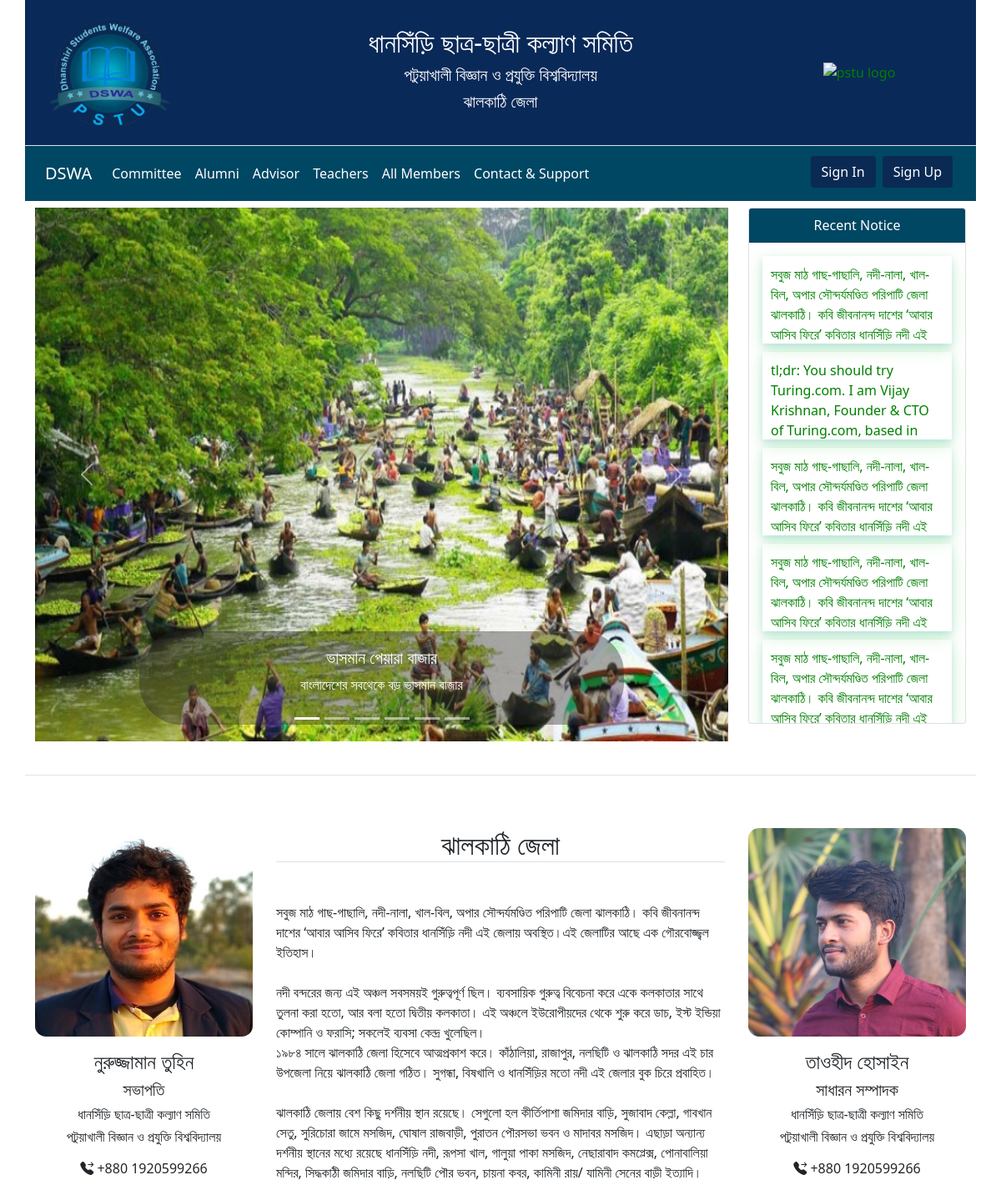
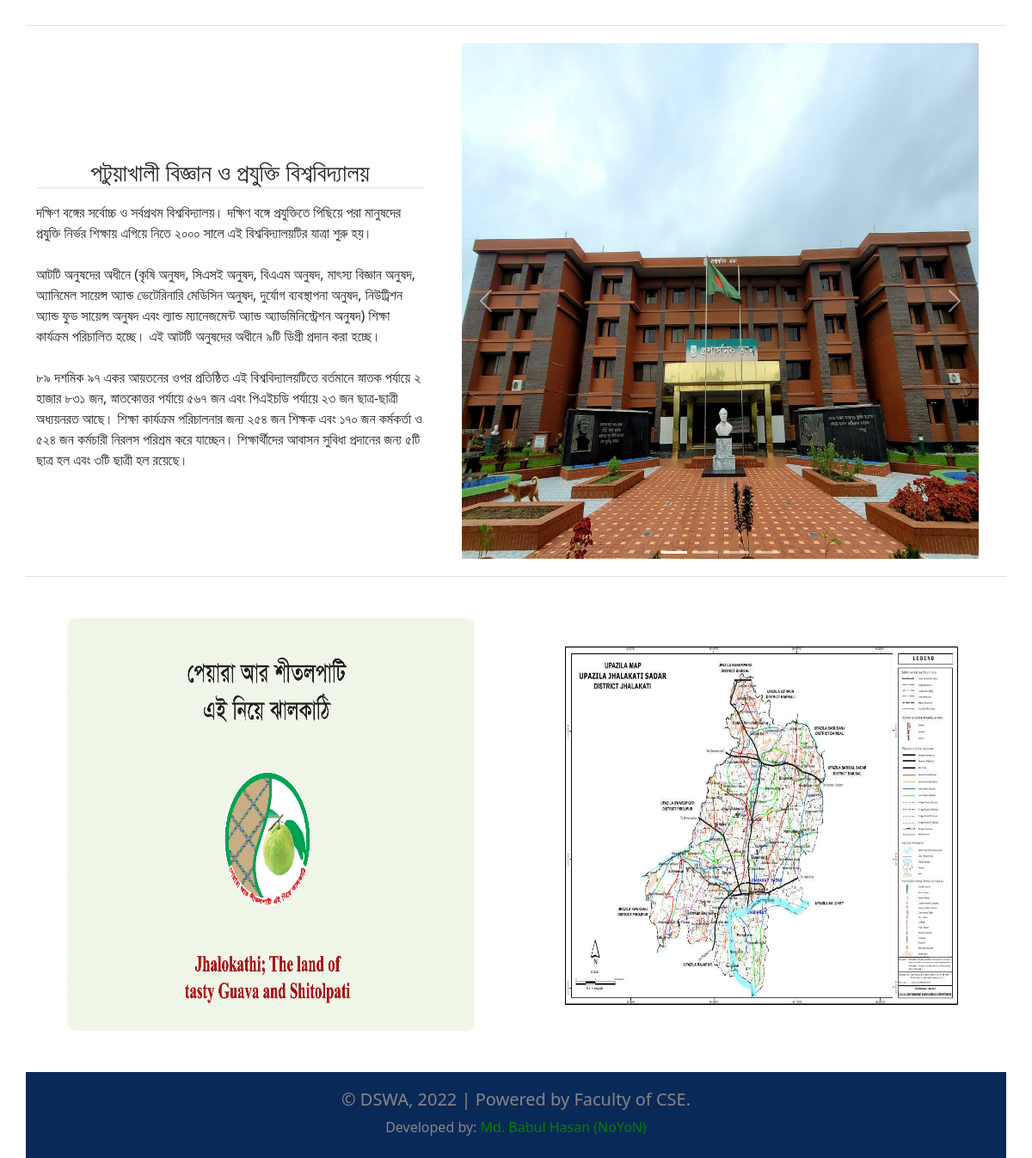
The page / on the database its author committed (2 pictures, top to bottom).
### APP_Member/models.py (models this page shows)
class Notice(models.Model):
    user = models.ForeignKey(User, on_delete=models.CASCADE)
    time = models.DateTimeField(auto_now=True, blank=True, null=True)
    tittle = models.CharField(max_length=1000)
    body = models.CharField(max_length=10000)

### APP_Member/views.py (the view)
# urls.py: path('', views.index, name="index"),
def index(request):
    notices = Notice.objects.all()
    return render(request, 'main.html',{'notices':notices})

### template/main.html (shortened to what this page needs)
{% load static %}
<!DOCTYPE html>
<html lang="en">
<head>
    <link href="https://cdn.jsdelivr.net/npm/bootstrap@5.0.2/dist/css/bootstrap.min.css" rel="stylesheet"
>
    <link rel="stylesheet" href="https://cdn.jsdelivr.net/npm/bootstrap-icons@1.7.2/font/bootstrap-icons.css">
    <link rel="stylesheet" href="{% static '/css/style.css' %}">
</head>
<body>
<div class="container top border-bottom ">
    <div class="row align-items-center p-2">
        <div class="col-sm-2">
            <a href="/"><img class="toplogo img-fluid p-2" src="{% static 'image/logo.png' %}" alt="pstu logo"></a>
        </div>
        <div class="top-text col-sm-8 py-4">
            <div class="row">
                <div class="col-sm-12 text-center">
                    <h2 class="lekha">ধানসিঁড়ি ছাত্র-ছাত্রী কল্যাণ সমিতি</h2>
                    <h5 class="text-white">পটুয়াখালী বিজ্ঞান ও প্রযুক্তি বিশ্ববিদ্যালয়</h5>
                    <h5 class="text-white">ঝালকাঠি জেলা</h5>
                </div>
            </div>
        </div>
        <div class=" col-sm-2">
            <a href="/"><img class="toplogo img-fluid" src="{% static '/image/pstulogo.png' %}" alt="pstu logo"></a>
        </div>
    </div>
</div>
<div class="menu container">
    <nav class="navbar navbar-expand-lg navbar-light box-shadow mb-1">
        <div class="container">
            <a class="navbar-brand" href="/">DSWA</a>
            <div class="collapse navbar-collapse" id="navbarNav">
                <ul class="navbar-nav">
                    <li class="nav-item">
                        <a class="nav-link" href="{% url 'committee' %}">Committee</a>
                    </li>
                    <li class="nav-item">
                        <a class="nav-link" href="{% url 'alumni' %}">Alumni</a>
                    </li>
                    <li class="nav-item">
                        <a class="nav-link" href="#">Advisor</a>
                    </li>
                    <li class="nav-item">
                        <a class="nav-link" href="{% url 'teacher' %}">Teachers</a>
                    </li>
                    <li class="nav-item">
                        <a class="nav-link" href="{% url 'members' %}">All Members</a>
                    </li>
                    <li class="nav-item">
                        <a class="nav-link" href="{% url 'contact' %}">Contact & Support</a>
                    </li>
                </ul>
                <ul class="navbar-nav ms-auto">
                    {% if user.is_authenticated %}
                        <li class="nav-item">
                            <a class="btn m-1 menubutton" href="{% url 'profile' %}">{{ user.username }}</a>
                        </li>
                        <li class="nav-item mb-1">
                            <a class="btn  m-1  menubutton" aria-current="page" href="{% url 'logout' %}">Logout</a>
                        </li>
                    {% else %}
                        <li class="nav-item">
                            <a class="btn m-1 menubutton" href="{% url 'login' %}">Sign In</a>
                        </li>
                        <li class="nav-item mb-1">
                            <a class="btn  m-1  menubutton" aria-current="page" href="{% url 'user_signup' %}">Sign Up</a>
                        </li>
                    {% endif %}
                </ul>
            </div>
        </div>
    </nav>
</div>
{% block content %}
    <div class="container mt-2 mb-4">
        <div class="row">
            <div class="col-md-9 mb-3">
                <div id="carouselExampleCaptions" class="carousel slide" data-bs-ride="carousel">
                    <div class="carousel-indicators">
                        <button type="button" data-bs-target="#carouselExampleCaptions" data-bs-slide-to="0"
                                class="active"
                                aria-current="true" aria-label="Slide 1"></button>
                        <button type="button" data-bs-target="#carouselExampleCaptions" data-bs-slide-to="1"
                                aria-label="Slide 2"></button>
                        <button type="button" data-bs-target="#carouselExampleCaptions" data-bs-slide-to="2"
                                aria-label="Slide 3"></button>
                        <button type="button" data-bs-target="#carouselExampleCaptions" data-bs-slide-to="3"
                                aria-label="Slide 4"></button>
                        <button type="button" data-bs-target="#carouselExampleCaptions" data-bs-slide-to="4"
                                aria-label="Slide 5"></button>
                        <button type="button" data-bs-target="#carouselExampleCaptions" data-bs-slide-to="5"
                                aria-label="Slide 6"></button>
                    </div>
                    <div class="carousel-inner">
                        <div class="carousel-item active">
                            <img src="{% static 'image/peyara2.jpg' %}" class="d-block w-100 img-fluid slide" alt="...">
                            <div class="carousel-caption d-none d-md-block">
                                <h5>ভাসমান পেয়ারা বাজার</h5>
                                <p>বাংলাদেশের সবথেকে বড় ভাসমান বাজার</p>
                            </div>
                        </div>
                    </div>
                    <button class="carousel-control-prev" type="button" data-bs-target="#carouselExampleCaptions"
                            data-bs-slide="prev">
                        <span class="carousel-control-prev-icon" aria-hidden="true"></span>
                    </button>
                    <button class="carousel-control-next" type="button" data-bs-target="#carouselExampleCaptions"
                            data-bs-slide="next">
                        <span class="carousel-control-next-icon" aria-hidden="true"></span>
                    </button>
                </div>
            </div>
            <div class="col-md-3">
                <div class=" card">
                    <div style="background-color: #004763;color: white" class="card-header text-center">
                        Recent Notice
                    </div>
                    <div class="card-body" style="height:72vh; overflow-y: scroll;">
                        {% for notice in notices %}
                            <div class="notice div ">
                                <a style="" href="#">{{ notice.tittle }}</a>
                            </div>
                        {% endfor %}
                    </div>
                </div>
            </div>
        </div>
    </div>
    <div class="container border-top border-bottom">
        <div class="row align-items-center">
            <div class="col-sm-3 mt-5 ">
                <div class=" text-center">
                    <img src="{% static 'image/sovapoti.jpg' %}" class="posted card-img-top" alt="...">
                    <div class="card-body">
                        <h4 class="card-title">নুরুজ্জামান তুহিন</h4>
                        <h5 class="card-text"> সভাপতি</h5>
                        <h6 class="card-text"> ধানসিঁড়ি ছাত্র-ছাত্রী কল্যাণ সমিতি</h6>
                        <h6 class="card-text"> পটুয়াখালী বিজ্ঞান ও প্রযুক্তি বিশ্ববিদ্যালয়</h6>
                        <a href="#" class="btn"><i class="bi bi-telephone-forward-fill"></i> +880 1920599266</a>
                    </div>
                </div>
            </div>
            <div class="col-sm-6 mt-5 p-3">
                <h2 class="mb-5 border-bottom text-center ">ঝালকাঠি জেলা</h2>
                <p>সবুজ মাঠ গাছ-গাছালি, নদী-নালা, খাল-বিল, অপার সৌন্দর্যমণ্ডিত পরিপাটি জেলা ঝালকাঠি। কবি জীবনানন্দ দাশের
                    ‘আবার আসিব ফিরে’ কবিতার ধানসিঁড়ি নদী এই জেলায় অবস্থিত।এই জেলাটির আছে এক গৌরবোজ্জ্বল ইতিহাস।<br><br>
                    নদী
                    বন্দরের
                    জন্য এই অঞ্চল সবসময়ই গুরুত্বপূর্ণ ছিল। ব্যবসায়িক গুরুত্ব বিবেচনা করে একে কলকাতার সাথে তুলনা করা
                    হতো, আর
                    বলা হতো দ্বিতীয় কলকাতা। এই অঞ্চলে ইউরোপীয়দের থেকে শুরু করে ডাচ, ইস্ট ইন্ডিয়া কোম্পানি ও ফরাসি;
                    সকলেই
                    ব্যবসা কেন্দ্র খুলেছিল।<br> ১৯৮৪ সালে ঝালকাঠি জেলা হিসেবে আত্মপ্রকাশ করে। কাঁঠালিয়া, রাজাপুর, নলছিটি
                    ও
                    ঝালকাঠি সদর এই চার উপজেলা নিয়ে ঝালকাঠি জেলা গঠিত। সুগন্ধা, বিষখালি ও ধানসিঁড়ির মতো নদী এই জেলার বুক
                    চিরে প্রবাহিত।
                    <br><br>
                    ঝালকাঠি জেলায় বেশ কিছু দর্শনীয় স্থান রয়েছে। সেগুলো হল কীর্তিপাশা জমিদার বাড়ি, সুজাবাদ কেল্লা,
                    গাবখান
                    সেতু, সুরিচোরা জামে মসজিদ, ঘোষাল রাজবাড়ী, পুরাতন পৌরসভা ভবন ও মাদাবর মসজিদ।
                    এছাড়া অন্যান্য দর্শনীয় স্থানের মধ্যে রয়েছে ধানসিঁড়ি নদী, রূপসা খাল, গালুয়া পাকা মসজিদ, নেছারাবাদ
                    কমপ্লেক্স, পোনাবালিয়া মন্দির, সিদ্ধকাঠী জমিদার বাড়ি, নলছিটি পৌর ভবন, চায়না কবর, কামিনী রায়/ যামিনী
                    সেনের
                    বাড়ী ইত্যাদি।
                </p>
            </div>
            <div class="col-sm-3 mt-5">
                <div class=" text-center">
                    <img src="{% static 'image/sadha.jpg' %}" class="posted card-img-top" alt="...">
                    <div class="card-body">
                        <h4 class="card-title">তাওহীদ হোসাইন</h4>
                        <h5 class="card-text"> সাধারন সম্পাদক</h5>
                        <h6 class="card-text"> ধানসিঁড়ি ছাত্র-ছাত্রী কল্যাণ সমিতি</h6>
                        <h6 class="card-text"> পটুয়াখালী বিজ্ঞান ও প্রযুক্তি বিশ্ববিদ্যালয়</h6>
                        <a href="#" class="btn "><i class="bi bi-telephone-forward-fill"></i> +880 1920599266</a>
                    </div>
                </div>
            </div>
        </div>
    </div>
    <div class="container border-bottom">
        <div class="row align-items-center">
            <div class="col-md-5">
                <div class="">
                    <h3 class="border-bottom mb-3 mt-5 text-center">পটুয়াখালী বিজ্ঞান ও প্রযুক্তি বিশ্ববিদ্যালয়</h3>
                    <p> দক্ষিণ বঙ্গের সর্বোচ্চ ও সর্বপ্রথম বিশ্ববিদ্যালয়। দক্ষিণ বঙ্গে প্রযুক্তিতে পিছিয়ে পরা মানুষদের
                        প্রযুক্তি নির্ভর শিক্ষায় এগিয়ে নিতে ২০০০ সালে এই বিশ্ববিদ্যালয়টির যাত্রা শুরু হয়। <br><br>
                        আটটি অনুষদের অধীনে (কৃষি অনুষদ, সিএসই অনুষদ, বিএএম অনুষদ, মাৎস্য বিজ্ঞান অনুষদ, অ্যানিমেল
                        সায়েন্স
                        অ্যান্ড ভেটেরিনারি মেডিসিন অনুষদ, দুর্যোগ ব্যবস্থাপনা অনুষদ, নিউট্রিশন অ্যান্ড ফুড সায়েন্স অনুষদ
                        এবং
                        ল্যান্ড ম্যানেজমেন্ট অ্যান্ড অ্যাডমিনিস্ট্রেশন অনুষদ) শিক্ষা কার্যক্রম পরিচালিত হচ্ছে। এই আটটি
                        অনুষদের অধীনে ৯টি ডিগ্রী প্রদান করা হচ্ছে।<br><br>
                        ৮৯ দশমিক ৯৭ একর আয়তনের ওপর প্রতিষ্ঠিত এই
                        বিশ্ববিদ্যালয়টিতে বর্তমানে স্নাতক পর্যায়ে ২ হাজার ৮৩১ জন, স্নাতকোত্তর পর্যায়ে ৫৬৭ জন এবং পিএইচডি
                        পর্যায়ে ২৩ জন ছাত্র-ছাত্রী অধ্যয়নরত আছে। শিক্ষা কার্যক্রম পরিচালনার জন্য ২৫৪ জন শিক্ষক এবং ১৭০
                        জন
                        কর্মকর্তা ও ৫২৪ জন কর্মচারী নিরলস পরিশ্রম করে যাচ্ছেন। শিক্ষার্থীদের আবাসন সুবিধা প্রদানের জন্য
                        ৫টি
                        ছাত্র হল এবং ৩টি ছাত্রী হল রয়েছে।
                    </p>
                </div>
            </div>
            <div class="col-md-7">
                <div id="carouselExampleIndicators" class="carousel slide" data-bs-ride="carousel">
                    <div class="carousel-indicators">
                        <button type="button" data-bs-target="#carouselExampleIndicators" data-bs-slide-to="0"
                                class="active" aria-current="true" aria-label="Slide 1"></button>
                        <button type="button" data-bs-target="#carouselExampleIndicators" data-bs-slide-to="1"
                                aria-label="Slide 2"></button>
                        <button type="button" data-bs-target="#carouselExampleIndicators" data-bs-slide-to="2"
                                aria-label="Slide 3"></button>
                        <button type="button" data-bs-target="#carouselExampleIndicators" data-bs-slide-to="3"
                                aria-label="Slide 4"></button>
                    </div>
                    <div class="carousel-inner">
                        <div class="carousel-item active">
                            <img src="{% static 'image/admin.jpg' %}" class="d-block w-100 slide2 img-fluid" alt="...">
                        </div>
                    </div>
                    <button class="carousel-control-prev" type="button" data-bs-target="#carouselExampleIndicators"
                            data-bs-slide="prev">
                        <span class="carousel-control-prev-icon" aria-hidden="true"></span>
                    </button>
                    <button class="carousel-control-next" type="button" data-bs-target="#carouselExampleIndicators"
                            data-bs-slide="next">
                        <span class="carousel-control-next-icon" aria-hidden="true"></span>
                    </button>
                </div>
            </div>
        </div>
    </div>
    <div class="container">
        <div class="row">
            <div class="col-md-6 text-center p-5">
                <img class="img-fluid" style="height: 60vh;border-radius: 10px" src="{% static 'image/jktlogo.jpg' %}">
            </div>
            <div class="col-md-6 text-center p-5">
                <img class="img-fluid" style="height: 60vh"
                     src="{% static 'image/jhalokathi-sadar-upazila-map-jhalokathi-district-bangladesh.jpg' %}">
            </div>
        </div>
    </div>
{% endblock %}
<footer class="w-100 container">
    <div class="container">
        <div class="row text-center">
            <div class="col-md-3 mb-1">
            </div>
            <div class="col-md-6 mb-1">
                <h5>© DSWA, 2022 | Powered by Faculty of CSE.</h5>
                <span>Developed by:</span>
                <a href="{% url 'contact' %}">Md. Babul Hasan (NoYoN)</a>
            </div>
            <div class="col-md-3">
            </div>
        </div>
    </div>
</footer>
</body>
</html>

### static/css/style.css (style rules this page uses)
.top { background-color: #092958; }
.toplogo { display: flex; }
.lekha { color: white; text-shadow: #092958; }
.menu { background-color: #004763; }
.navbar-light .navbar-brand { color: white; }
.navbar-light .navbar-nav .nav-link { color: white; }
a { color: green; text-decoration: none; }
.carousel-caption { border-radius: 50px; background-color: rgba(43, 40, 40, 0.4) }
footer { background-color: #092958; padding-top: 20px; padding-bottom: 20px; color: rgb(138, 133, 133); }
.menubutton { background-color: #0a2a53; color: white; }
.slide { height: 80vh; }
.slide2 { height: 80vh; padding: 20px; }
.posted { border-radius: 5%; height: 250px; }
.notice { max-height: 105px; display: block; overflow: hidden; text-overflow: ellipsis; box-shadow: 0 4px 8px 0 rgba(23, 135, 210, 0.17), 0 6px 20px 0 rgba(4, 198, 7, 0.19); margin-bottom: 10px; padding: 10px; }

### rows shown on the page
Notice: tittle "সবুজ মাঠ গাছ-গাছালি, নদী-নালা, খাল-বিল, অপার সৌন্দর্যমণ্ডিত পরিপাটি জেলা ঝালকাঠি। কবি জীবনানন্দ দাশের ‘আবার আসিব ফিরে’ কবিতার ধানসিঁড়ি নদী এই…"
Notice: tittle "tl;dr: You should try Turing.com. I am Vijay Krishnan, Founder & CTO of Turing.com, based in…"
Notice: tittle "সবুজ মাঠ গাছ-গাছালি, নদী-নালা, খাল-বিল, অপার সৌন্দর্যমণ্ডিত পরিপাটি জেলা ঝালকাঠি। কবি জীবনানন্দ দাশের ‘আবার আসিব ফিরে’ কবিতার ধানসিঁড়ি নদী এই…"
Notice: tittle "সবুজ মাঠ গাছ-গাছালি, নদী-নালা, খাল-বিল, অপার সৌন্দর্যমণ্ডিত পরিপাটি জেলা ঝালকাঠি। কবি জীবনানন্দ দাশের ‘আবার আসিব ফিরে’ কবিতার ধানসিঁড়ি নদী এই…"
Notice: tittle "সবুজ মাঠ গাছ-গাছালি, নদী-নালা, খাল-বিল, অপার সৌন্দর্যমণ্ডিত পরিপাটি জেলা ঝালকাঠি। কবি জীবনানন্দ দাশের ‘আবার আসিব ফিরে’ কবিতার ধানসিঁড়ি নদী এই…"
